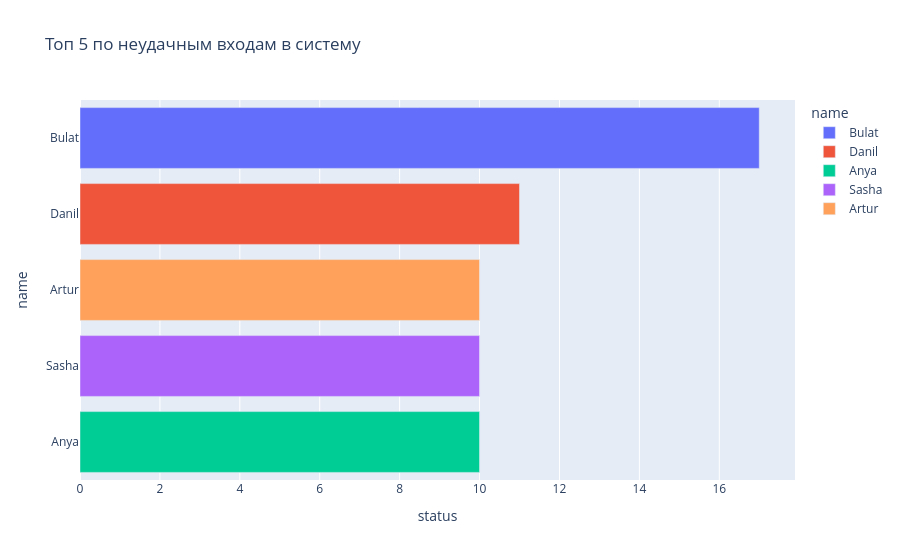

This figure's notebook cell:
### Code cell
groupby_emp_failure = logs_with_emp[logs_with_emp['status'] == 'failure'].groupby(['user_id', 'name'])['status'].count()
top_groupby_emp_failure = groupby_emp_failure.sort_values(ascending=False).head().reset_index()
fig = px.bar(top_groupby_emp_failure, x='status', y='name', color='name', title='Топ 5 по неудачным входам в систему', orientation='h')
fig.update_layout(yaxis={'categoryorder': 'total ascending'})

### Figure 1 — Plotly figure (JSON) as saved in the notebook; plotly's stock layout.template omitted (floating-point values rounded to 4 significant figures)
{"data": [{"alignmentgroup": "True", "hovertemplate": "name=%{y}<br>status=%{x}<extra></extra>", "legendgroup": "Bulat", "marker": {"color": "#636efa", "pattern": {"shape": ""}}, "name": "Bulat", "offsetgroup": "Bulat", "orientation": "h", "showlegend": true, "textposition": "auto", "type": "bar", "x": [17], "xaxis": "x", "y": ["Bulat"], "yaxis": "y"}, {"alignmentgroup": "True", "hovertemplate": "name=%{y}<br>status=%{x}<extra></extra>", "legendgroup": "Danil", "marker": {"color": "#EF553B", "pattern": {"shape": ""}}, "name": "Danil", "offsetgroup": "Danil", "orientation": "h", "showlegend": true, "textposition": "auto", "type": "bar", "x": [11], "xaxis": "x", "y": ["Danil"], "yaxis": "y"}, {"alignmentgroup": "True", "hovertemplate": "name=%{y}<br>status=%{x}<extra></extra>", "legendgroup": "Anya", "marker": {"color": "#00cc96", "pattern": {"shape": ""}}, "name": "Anya", "offsetgroup": "Anya", "orientation": "h", "showlegend": true, "textposition": "auto", "type": "bar", "x": [10], "xaxis": "x", "y": ["Anya"], "yaxis": "y"}, {"alignmentgroup": "True", "hovertemplate": "name=%{y}<br>status=%{x}<extra></extra>", "legendgroup": "Sasha", "marker": {"color": "#ab63fa", "pattern": {"shape": ""}}, "name": "Sasha", "offsetgroup": "Sasha", "orientation": "h", "showlegend": true, "textposition": "auto", "type": "bar", "x": [10], "xaxis": "x", "y": ["Sasha"], "yaxis": "y"}, {"alignmentgroup": "True", "hovertemplate": "name=%{y}<br>status=%{x}<extra></extra>", "legendgroup": "Artur", "marker": {"color": "#FFA15A", "pattern": {"shape": ""}}, "name": "Artur", "offsetgroup": "Artur", "orientation": "h", "showlegend": true, "textposition": "auto", "type": "bar", "x": [10], "xaxis": "x", "y": ["Artur"], "yaxis": "y"}], "layout": {"barmode": "relative", "legend": {"title": {"text": "name"}, "tracegroupgap": 0}, "title": {"text": "Топ 5 по неудачным входам в систему"}, "xaxis": {"anchor": "y", "domain": [0, 1], "title": {"text": "status"}}, "yaxis": {"anchor": "x", "categoryarray": ["Artur", "Sasha", "Anya", "Danil", "Bulat"], "categoryorder": "total ascending", "domain": [0, 1], "title": {"text": "name"}}}}
